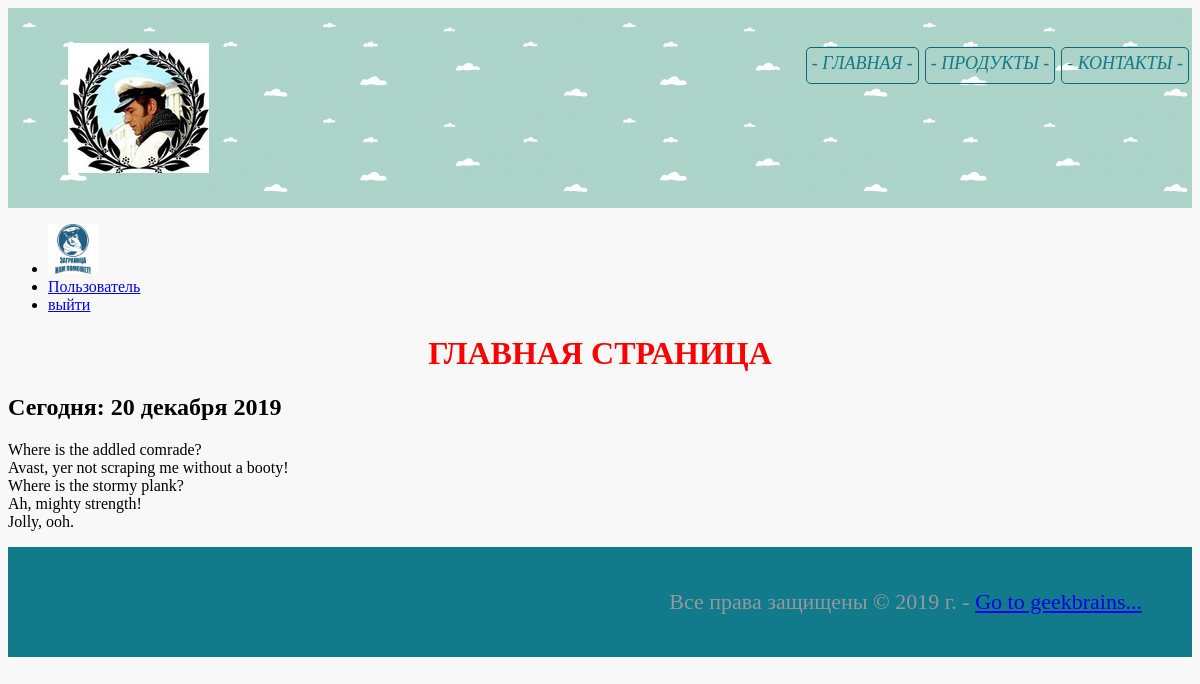
Page / (signed in) on the committed database.
### authapp/models.py (models this page shows, shortened)
class ShopUser(AbstractUser):
    class Meta:
        verbose_name = 'Пользователь'
        verbose_name_plural = 'Пользователи'
    avatar = models.ImageField(upload_to='user_avatars', blank=True)
    age = models.PositiveIntegerField(verbose_name='Возраст')

### mainapp/views.py (the view)
# urls.py: path(r'', main, name='main'),
def main(request):
    context = {
        'title': 'главная страница'
    }
    return render(request, 'mainapp/main.html', context)

### mainapp/templates/mainapp/main.html (shortened to what this page needs)
{% extends 'mainapp/base.html' %}
{% load static %}
{% block extrahead %}
    <link rel="stylesheet" href="{% static 'mainapp/css/styles.css'%}">
{% endblock %}
{% block content %}
    <h1 class="main test">{{ title|upper }}</h1>
    <h2 >Сегодня: {% now "d E Y" %}</h2>
    <p>
    Where is the addled comrade? <br/>
    Avast, yer not scraping me without a booty! <br/>
    Where is the stormy plank? <br/>
    Ah, mighty strength! <br/>
    Jolly, ooh. <br/>
</p>
{% endblock %}

### mainapp/templates/mainapp/base.html (shortened to what this page needs)
<!DOCTYPE html>
{% load static %}
<html lang="en">
<head>
    <link rel="stylesheet" href="{% static 'css/style.css'%}">
    {% block extrahead %}
    {% endblock %}
</head>
<body>
    {% block header %}
        <div class="header">
            <img class="logo" src="{% static 'img/logo.jpg'%}" alt="Logo">
            {% include 'mainapp/includes/inc_menu.html' %}
        </div>
        <ul>
            {% if user.is_authenticated %}
                <li>
                    <div class = "user_avatar"><img width=50px height="50px" src="/media/{{ user.avatar }}" alt="Аватарка"></div>
                </li>
                <li>
                    <a class="userBage" href = "{% url 'auth:edit' %}" >
                        {{ user.first_name|default:'Пользователь' }}
                    </a>
                </li>
            {% endif %}
                <li>
                    {% if user.is_authenticated %}
                        <a class="userBage" href = "{% url 'auth:logout' %}" >выйти</a>
                    {% else %}
                        <a class="userBage" href = "{% url 'auth:login' %}" >войти</a>
                    {% endif %}
                </li>
        </ul>
    {% endblock %}
    {% block content %}{% endblock %}
    {% block footer %}
        <div class="footer">
            <p>
                Все права защищены &copy;&nbsp;2019 г. - <a href="https://geekbrains.ru" target="_blank">Go to geekbrains...</a>
            </p>
        </div>
    {% endblock %}
</body>
</html>

### static/css/style.css (style rules this page uses)
body { background-color: #f8f8f8; }
.logo { float: left; margin: 15px 10px; border: none; outline: none; }
.header { height: 160px; padding-top: 20px; padding-bottom: 20px; padding-left: 50px; background-image: url("/static/img/header_back.png"); }
.main { text-align: center; }
.footer { height: 90px; background-color: #117a8b; padding-top: 20px; padding-right: 50px; text-align: right; }
.footer > p { color: #95999c; font-size: 22px; }

### mainapp/static/mainapp/css/styles.css (style rules this page uses)
.test { color: red; }

### rows in the picture
ShopUser: avatar (picture), first_name "Пользователь"

### other values in the picture
{{ title|upper }} "ГЛАВНАЯ СТРАНИЦА"
